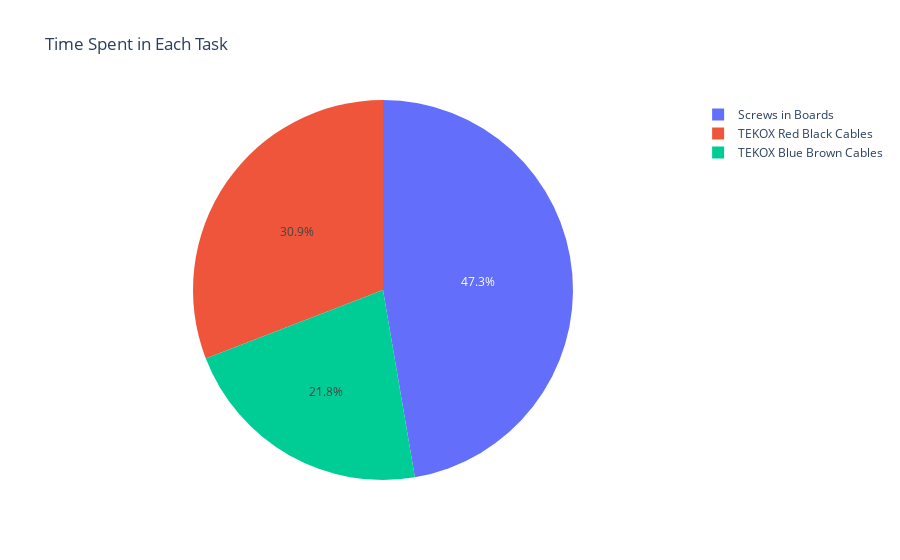
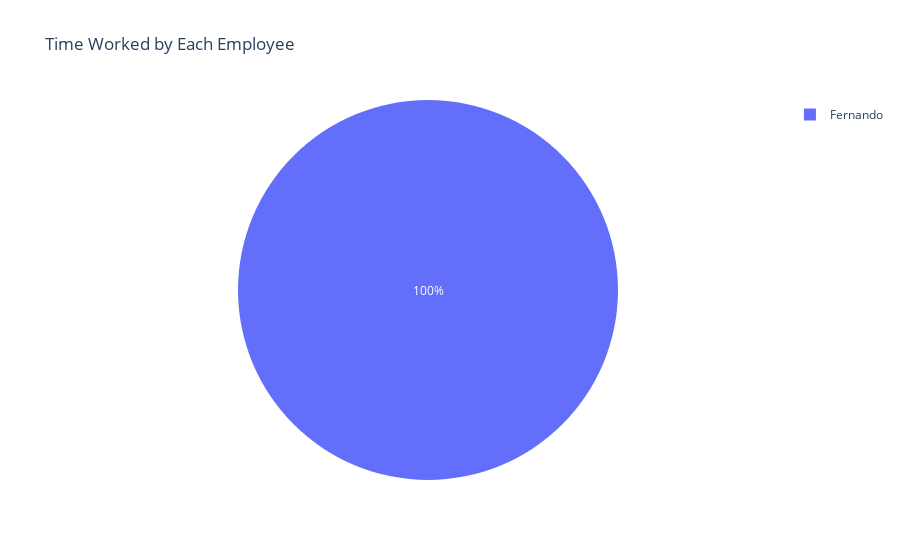

The notebook cell these images were saved under, in order:
### Code cell
include_break = 0
# Create a new column 'task_label' based on the mapping
task_label_mapping = {0: 'Break', 1: 'TEKOX Red Black Cables', 2: 'TEKOX Blue Brown Cables', 3: 'MFALG Assembly',
                      4: 'Screws in Boards', 5: 'Extra activity 1', 6: 'Extra Activity 2', 7: 'Unkown Activity'}
df['task_name'] = df['task'].map(task_label_mapping)

emp_label_mapping = {0: 'Fernando', 1: 'Antonio', 2: 'Daniela', 3: 'Diogo', 4: 'Elisabete',5: 'Isabel', 6: 'Joao', 
                     7:'Joaquim',8:'Lidia',9:'Maria',10:'Mario',11:'Patricia',12:'Raquel',13:'Ana',14:'Paulo',15:'Luis'}
df['emp_name'] = df['empid'].map(emp_label_mapping)

column_order = ['ts', 'empid','emp_name','task','task_name','sec']
df = df[column_order]
# Exclude task '0' from the DataFrame
if not include_break:
    df1 = df[df['task'] != 0]
else:
    df1 = df
display(df1)

#TASK
# Sum the 'sec' values based on the 'task' column
sum_by_task = df1.groupby('task_name')['sec'].sum().reset_index()
print(sum_by_task)

# Create a pie chart
fig_task = px.pie(sum_by_task, names='task_name', values='sec', title='Time Spent in Each Task')
fig_task.show()

#EMPLOYEE // do not work in break
df1 = df[df['task'] != 0]
# Sum the 'sec' values based on the 'emp_name' column
sum_by_emp = df1.groupby('emp_name')['sec'].sum().reset_index()
print(sum_by_task)

# Create a pie chart
fig_emp = px.pie(sum_by_emp, names='emp_name', values='sec', title='Time Worked by Each Employee')
fig_emp.show()



#for i in unique_values:
#    total_time[i] =

### Figure 1 — Plotly figure (JSON) as saved in the notebook; plotly's stock layout.template omitted (floating-point values rounded to 4 significant figures)
{"data": [{"domain": {"x": [0, 1], "y": [0, 1]}, "hovertemplate": "task_name=%{label}<br>sec=%{value}<extra></extra>", "labels": ["Screws in Boards", "TEKOX Blue Brown Cables", "TEKOX Red Black Cables"], "legendgroup": "", "name": "", "showlegend": true, "type": "pie", "values": [705, 325, 460]}], "layout": {"legend": {"tracegroupgap": 0}, "title": {"text": "Time Spent in Each Task"}}}

### Figure 2 — Plotly figure (JSON) as saved in the notebook; plotly's stock layout.template omitted (floating-point values rounded to 4 significant figures)
{"data": [{"domain": {"x": [0, 1], "y": [0, 1]}, "hovertemplate": "emp_name=%{label}<br>sec=%{value}<extra></extra>", "labels": ["Fernando"], "legendgroup": "", "name": "", "showlegend": true, "type": "pie", "values": [1490]}], "layout": {"legend": {"tracegroupgap": 0}, "title": {"text": "Time Worked by Each Employee"}}}
